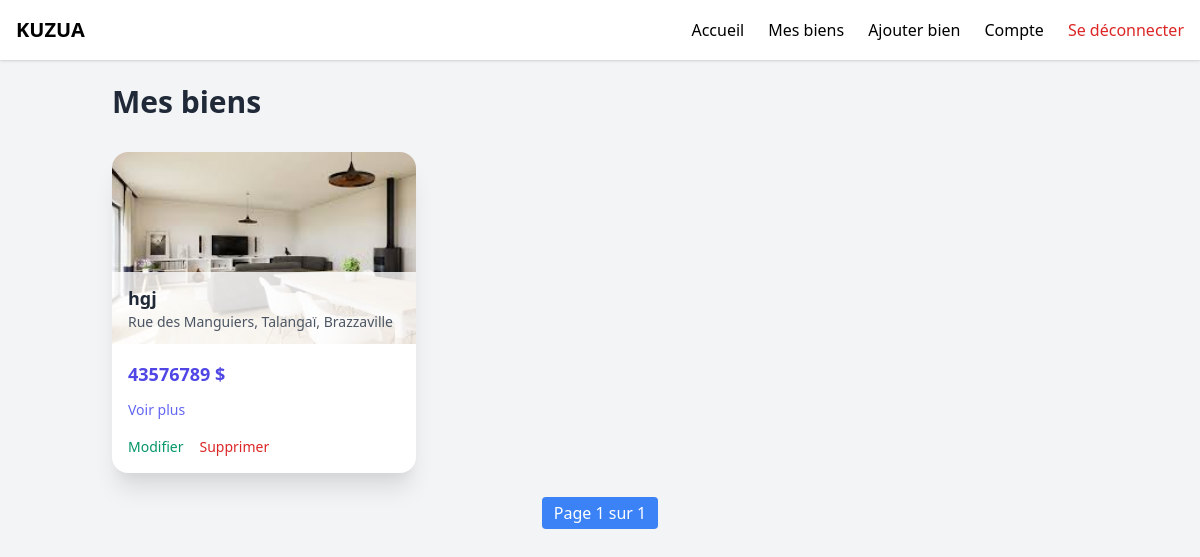
/mes-biens/ (signed in), run on the app's committed database.
### properties/models.py (models this page shows, shortened)
class Property(models.Model):
    owner = models.ForeignKey(User, on_delete=models.CASCADE, null=True, blank=True)
    title = models.CharField(max_length=100, blank=True, null=True)
    address = models.CharField(max_length=255)
    city = models.ForeignKey(City, on_delete=models.SET_NULL, null=True)
    price = models.PositiveIntegerField()
    PropertyType = models.ForeignKey(PropertyType, on_delete=models.SET_NULL, null= True)
    description = models.TextField()
    main_image = models.ImageField(upload_to='properties/', null=True, blank=True)
    bedrooms = models.PositiveIntegerField(default=0)
    living_rooms = models.PositiveIntegerField(default=0)
    has_water = models.BooleanField(default=False, null=True, blank=True)
    has_electricity = models.BooleanField(default=False,  null=True, blank=True)
    phone_number = models.IntegerField(default=0)
    created_at = models.DateTimeField(auto_now_add=True)         # fixé automatiquement à la création
    custom_date = models.DateTimeField(default=timezone.now)
    LISTING_TYPE_CHOICES = [
        ('sale', 'À vendre'),
        ('rent', 'À louer'),
    ]
    property_type = models.CharField(max_length=10, choices=LISTING_TYPE_CHOICES, default='sale')
    likes = models.ManyToManyField(User, related_name='liked_properties', blank=True)

### properties/views.py (the view)
# urls.py: path('mes-biens/', views.my_properties, name='my_properties'),
@login_required
def my_properties(request):
    properties = Property.objects.filter(owner=request.user)
    paginator = Paginator(properties, 20)
    page_number = request.GET.get('page')
    page_obj = paginator.get_page(page_number)
    return render(request, 'properties/my_properties.html', {'page_obj': page_obj,'user': request.user})

### properties/templates/properties/my_properties.html (shortened to what this page needs)
{% extends 'properties/base.html' %}
{% block content %}
<h1 class="text-3xl font-bold mb-8 text-gray-800">Mes biens</h1>
<div class="grid grid-cols-1 sm:grid-cols-2 lg:grid-cols-3 gap-8">
    {% for prop in page_obj %}
        <div class="bg-white rounded-2xl shadow-xl overflow-hidden transition-transform hover:scale-[1.02] duration-300">
            <div class="relative">
                <img src="{{ prop.main_image.url }}" alt="{{ prop.title }}" class="w-full h-48 object-cover" />
                <div class="absolute bottom-0 w-full bg-white bg-opacity-80 backdrop-blur-md px-4 py-3">
                    <h3 class="text-lg font-semibold text-gray-800 truncate">{{ prop.title }}</h3>
                    <p class="text-sm text-gray-600 truncate">{{ prop.address }}</p>
                </div>
            </div>
            <div class="p-4">
                <p class="text-lg font-bold text-indigo-600">{{ prop.price }} $</p>
                <a href="{% url 'property_detail' prop.id %}" class="inline-block mt-3 text-indigo-500 hover:underline text-sm">Voir plus</a>
                {% if user == prop.owner %}
                    <div class="mt-4 flex gap-4 text-sm">
                        <a href="{% url 'edit_property' prop.id %}" class="text-green-600 hover:underline">Modifier</a>
                        <a href="{% url 'delete_property' prop.id %}" class="text-red-600 hover:underline"
                           onclick="return confirm('Êtes-vous sûr de vouloir supprimer ce bien ?');">
                            Supprimer
                        </a>
                    </div>
                {% endif %}
            </div>
        </div>
    {% empty %}
        <p class="text-gray-600">Vous n'avez pas encore ajouté de biens.</p>
    {% endfor %}
</div>
<div class="mt-6 flex justify-center space-x-2">
    <span class="px-3 py-1 bg-blue-500 text-white rounded">
        Page {{ page_obj.number }} sur {{ page_obj.paginator.num_pages }}
    </span>
</div>
{% endblock %}

### data on the page
Property: main_image (picture), title "hgj", address "Rue des Manguiers, Talangaï, Brazzaville", price "43576789", shows "Modifier"

### other printed values
{{ page_obj.number }} "1"
{{ page_obj.paginator.num_pages }} "1"
